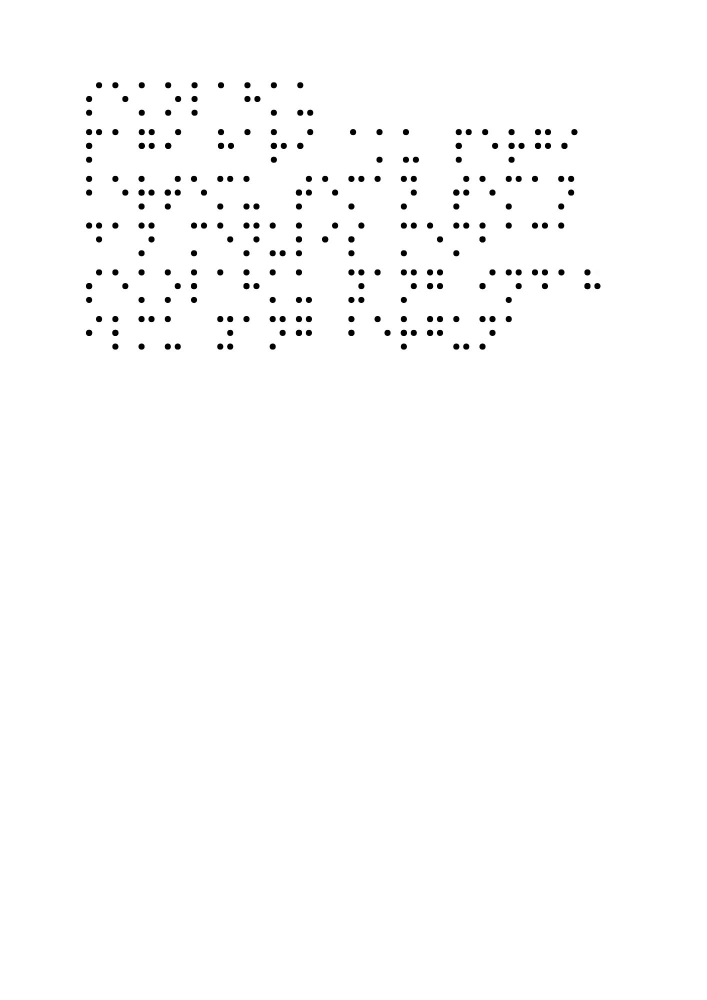
#> input picture uploads/P1.jpg, 1414 x 2000 px (shown at 1/2 size); its folder holds only this picture in this run
$ python debug_processor.py
#> lines starting #> are read from the running program, lines starting #| are printed output that depends on the picture; after the words box and inside, x2 and y2 are one past the last pixel; in counts of white or black regions, pixels touching at a corner belong together
### processor.py
import cv2
import numpy as np
import os
import matplotlib.pyplot as plt

class BrailleProcessor:
    def __init__(self, cell_size=(28, 28)):
        self.cell_size        = cell_size
        self.median_cell_dim  = 0
        self.avg_cell_width   = 0
        self._intercell_gaps  = []
        self._word_gap_thresh = None
        self.row_bounds       = []

    # ------------------------------------------------------------------ #
    #  PREPROCESSING (Anti-Fusi: Tanpa Dilasi Berlebih)
    # ------------------------------------------------------------------ #
    def preprocess(self, image_path, show_plot=False):
        img = cv2.imread(image_path)
        if img is None:
            raise ValueError(f"Could not read image at {image_path}")

        gray = cv2.cvtColor(img, cv2.COLOR_BGR2GRAY)

        # Blur dikecilkan agar titik tidak memudar ke sekitarnya
        blurred = cv2.GaussianBlur(gray, (5, 5), 0)

        # Threshold dipertajam untuk mengisolasi titik dengan presisi tinggi
        thresh = cv2.adaptiveThreshold(
            blurred, 255,
            cv2.ADAPTIVE_THRESH_GAUSSIAN_C,
            cv2.THRESH_BINARY_INV, 45, 12
        )

        # KUNCI PERBAIKAN: Hapus Dilasi (Penebalan).
        # Kita HANYA membersihkan noise debu kertas dengan Morph Opening ringan.
        kernel_open = cv2.getStructuringElement(cv2.MORPH_ELLIPSE, (3, 3))
        final_thresh = cv2.morphologyEx(thresh, cv2.MORPH_OPEN, kernel_open)

        if show_plot:
            plt.figure(figsize=(12, 6))
            plt.subplot(1, 2, 1)
            plt.title("Original")
            plt.imshow(cv2.cvtColor(img, cv2.COLOR_BGR2RGB))
            plt.subplot(1, 2, 2)
            plt.title("Final Threshold (Cek apakah titik terpisah rapi)")
            plt.imshow(final_thresh, cmap='gray')
            plt.tight_layout()
            plt.show()

        print("Image loaded   :", image_path)
        print("Original shape :", img.shape)

        return img, final_thresh

    # ------------------------------------------------------------------ #
    #  DOT DETECTION
    # ------------------------------------------------------------------ #
    def detect_dots(self, thresh):
        contours, _ = cv2.findContours(
            thresh, cv2.RETR_EXTERNAL, cv2.CHAIN_APPROX_SIMPLE
        )

        raw_candidates = []
        for cnt in contours:
            x, y, w, h = cv2.boundingRect(cnt)
            area = cv2.contourArea(cnt)

            # Filter area diubah sedikit untuk toleransi titik kecil
            if area < 10 or area > 1000:
                continue

            aspect_ratio = float(w) / h if h > 0 else 0
            # Filter bentuk diperketat agar tidak membaca garis lecek kertas
            if 0.4 < aspect_ratio < 2.5:
                raw_candidates.append({
                    'rect'  : (x, y, w, h),
                    'center': (x + w // 2, y + h // 2),
                    'area'  : area,
                })

        if not raw_candidates:
            return []

        areas = sorted([c['area'] for c in raw_candidates])
        median_area = np.median(areas)
        min_area = max(10, median_area * 0.2)

        dots = []
        for c in raw_candidates:
            if c['area'] >= min_area:
                dots.append({
                    'rect'  : c['rect'],
                    'center': c['center'],
                })

        print(f"[detect_dots] {len(dots)} dots lolos filter akhir")
        return dots

    # ------------------------------------------------------------------ #
    #  CELL GROUPING (Dengan Safety Cap pada Dimensi)
    # ------------------------------------------------------------------ #
    def group_to_cells(self, dots):
        if not dots: return []

        widths  = [d['rect'][2] for d in dots]
        heights = [d['rect'][3] for d in dots]
        raw_avg_dim = (np.median(widths) + np.median(heights)) / 2

        # KUNCI PERBAIKAN: Safety Cap.
        # Jika ada blob nyasar yg besar, avg_dim dikunci maksimal 22 piksel.
        avg_dim = min(max(raw_avg_dim, 8.0), 22.0)

        # ── STEP 1: SUB-BARIS ──
        dots_by_y = sorted(dots, key=lambda d: d['center'][1])
        dot_rows = []
        for d in dots_by_y:
            added = False
            for row in dot_rows:
                row_y = np.mean([x['center'][1] for x in row])
                if abs(d['center'][1] - row_y) < avg_dim * 1.0:
                    row.append(d)
                    added = True
                    break
            if not added:
                dot_rows.append([d])

        dot_rows = sorted(dot_rows, key=lambda r: np.mean([x['center'][1] for x in r]))

        # ── STEP 2: Y-SPLIT (Pemisah Baris Absolut) ──
        if len(dot_rows) <= 1:
            text_lines = [dot_rows[0]] if dot_rows else []
        else:
            row_ys = [np.mean([d['center'][1] for d in r]) for r in dot_rows]
            y_split_thresh = avg_dim * 2.5

            text_lines = []
            current_text_line = []
            current_text_line.extend(dot_rows[0])

            for i in range(1, len(dot_rows)):
                gap = row_ys[i] - row_ys[i-1]
                if gap < y_split_thresh:
                    current_text_line.extend(dot_rows[i])
                else:
                    text_lines.append(current_text_line)
                    current_text_line = []
                    current_text_line.extend(dot_rows[i])
            text_lines.append(current_text_line)

        text_lines = [line for line in text_lines if len(line) >= 2]

        self.row_bounds = []
        for line_dots in text_lines:
            rys = [d['center'][1] for d in line_dots]
            self.row_bounds.append({
                'min': min(rys),
                'max': max(rys),
                'range': max(rys) - min(rys)
            })

        # ── STEP 3: X-SPLIT (Segmentasi Huruf Absolut) ──
        structured_cells = []
        x_split_thresh = avg_dim * 2.2

        for line_dots in text_lines:
            dots_by_x = sorted(line_dots, key=lambda d: d['center'][0])
            row_cells = []
            current_cell = [dots_by_x[0]]

            for i in range(1, len(dots_by_x)):
                gap_x = dots_by_x[i]['center'][0] - dots_by_x[i-1]['center'][0]
                if gap_x < x_split_thresh:
                    current_cell.append(dots_by_x[i])
                else:
                    row_cells.append(current_cell)
                    current_cell = [dots_by_x[i]]
            row_cells.append(current_cell)
            structured_cells.append(row_cells)

        # Hitung ukuran sel standar untuk spasi kata
        all_cell_dims = []
        for row in structured_cells:
            for cell in row:
                xs = [d['center'][0] for d in cell]
                all_cell_dims.append(max(xs) - min(xs))

        self.median_cell_dim = avg_dim * 3.0
        self.avg_cell_width = np.median([w for w in all_cell_dims if w > 0]) if all_cell_dims else avg_dim * 1.5

        # Mencegah perhitungan spasi negatif
        self.avg_cell_width = min(max(self.avg_cell_width, avg_dim), avg_dim * 2.5)

        # ── STEP 4: SPASI KATA ──
        self._word_gap_thresh = avg_dim * 4.0

        print(f"[group_to_cells] Tepat memisahkan {len(text_lines)} baris teks vertikal!")
        return structured_cells

    # ------------------------------------------------------------------ #
    #  CELL CROP FOR CNN
    # ------------------------------------------------------------------ #
    def get_cell_crop(self, img, cell_dots):
        if not cell_dots: return np.zeros((28, 28, 1), dtype='float32')

        center_x = int(np.mean([d['center'][0] for d in cell_dots]))
        center_y = int(np.mean([d['center'][1] for d in cell_dots]))
        side     = max(10, int(self.median_cell_dim * 1.6))
        nx, ny   = center_x - side // 2, center_y - side // 2

        h, w     = img.shape[:2]
        nx1, ny1 = max(0, nx),        max(0, ny)
        nx2, ny2 = min(w, nx + side), min(h, ny + side)

        crop = img[ny1:ny2, nx1:nx2]

        if crop.shape[0] < side or crop.shape[1] < side:
            pad_h = max(0, side - crop.shape[0])
            pad_w = max(0, side - crop.shape[1])
            crop  = cv2.copyMakeBorder(crop, 0, pad_h, 0, pad_w, cv2.BORDER_CONSTANT, value=[255, 255, 255])

        if len(crop.shape) == 3:
            crop = cv2.cvtColor(crop, cv2.COLOR_BGR2GRAY)

        crop = cv2.resize(crop, (28, 28)).astype('float32') / 255.0
        return np.expand_dims(crop, axis=-1)

    # ------------------------------------------------------------------ #
    #  RULE-BASED DOT PATTERN
    # ------------------------------------------------------------------ #
    # [46 lines left out: function get_dot_pattern, not called in this run]

# [13 lines that do not run on import are left out]

### debug_processor.py
import cv2
import numpy as np
import os
from processor import BrailleProcessor

def debug_save_crops(image_path, output_dir='debug_crops'):
    os.makedirs(output_dir, exist_ok=True)
    p = BrailleProcessor()

    img, thresh = p.preprocess(image_path)
#> in preprocess, img is the input picture: shape (2000, 1414, 3); min 0, max 255, mean 252.3
#> in preprocess, `thresh = cv2.adaptiveThreshold( blurred, 255, cv2.ADAPTIVE_THRESH_GAUS..`:
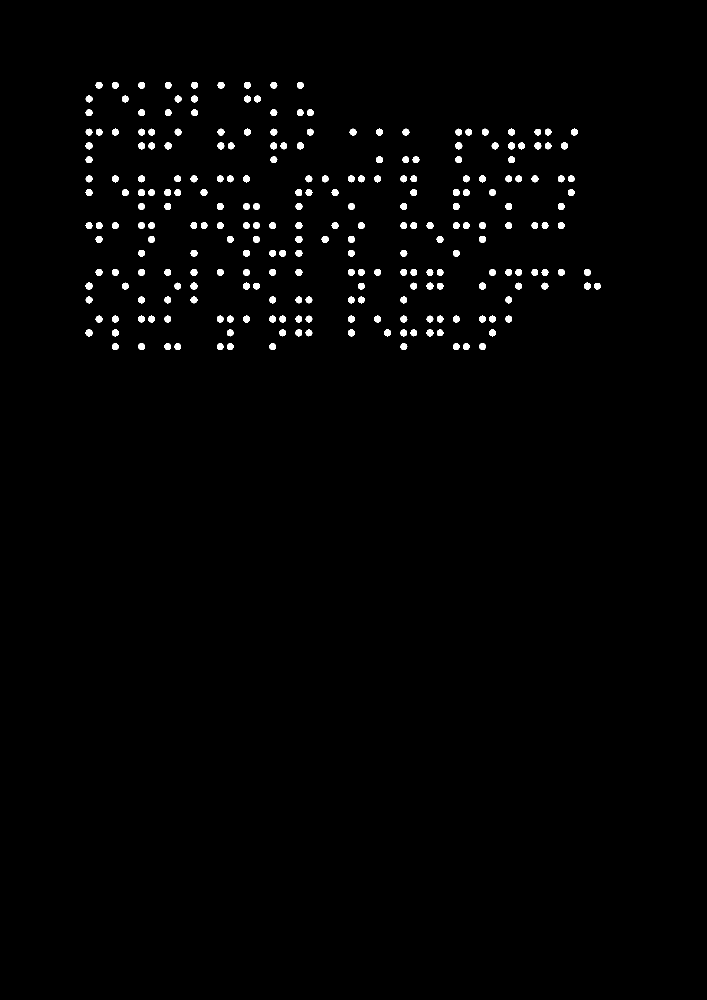
#> thresh: shape (2000, 1414) (shown at 1/2 size); 1.3% white; 249 white regions, largest, box (x1, y1, x2, y2) and area: (329, 285, 343, 299) 156, (1122, 285, 1136, 299) 156, (591, 472, 605, 486) 156
#> in preprocess, `final_thresh = cv2.morphologyEx(thresh, cv2.MORPH_OPEN, kernel_open)`: final_thresh: shape (2000, 1414); 1.3% white; 249 white regions
#| Original shape : (2000, 1414, 3)
    dots = p.detect_dots(thresh)
#> in detect_dots, `contours, _ = cv2.findContours( thresh, cv2.RETR_EXTERNAL, cv2.CHAIN_A..`: contours = 249 contours; largest, box (x1, y1, x2, y2) and area: (958, 565, 972, 579) 136, (381, 565, 395, 579) 136, (958, 472, 972, 486) 136, (591, 472, 605, 486) 136, (1122, 285, 1136, 299) 136
#> the loop in detect_dots, `for cnt in contours:` made 249 passes
#> (x, y, w, h, area, aspect_ratio) on passes 1 to 3: (454, 687, 13, 13, 122, 1), (224, 687, 14, 13, 123, 1.08), (958, 686, 14, 14, 129, 1)
#> after the loop in detect_dots, `for cnt in contours:`: raw_candidates = 249 items
#> in detect_dots, `areas = sorted([c['area'] for c in raw_candidates])`: areas = 249 values from 119.5 to 136
#> in detect_dots, `median_area = np.median(areas)`: median_area = 125
#> in detect_dots, `min_area = max(10, median_area * 0.2)`: min_area = 25
#> after the loop in detect_dots, `for c in raw_candidates:`: dots = 249 items
#| [detect_dots] 249 dots lolos filter akhir
#> dots = 249 items
    cell_groups = p.group_to_cells(dots)
#> in group_to_cells, `widths  = [d['rect'][2] for d in dots]`: widths = 249 values, max 14 at index 1, min 13 at index 0, mean 13.49
#> in group_to_cells, `heights = [d['rect'][3] for d in dots]`: heights = 249 values, max 14 at index 2, min 13 at index 0, mean 13.78
#> in group_to_cells, `raw_avg_dim = (np.median(widths) + np.median(heights)) / 2`: raw_avg_dim = 13.5
#> in group_to_cells, `dots_by_y = sorted(dots, key=lambda d: d['center'][1])`: dots_by_y = 249 items
#> the loop in group_to_cells, `for d in dots_by_y:` made 249 passes
#> d on passes 1 to 3: {'rect': (594, 164, 13, 13), 'center': (600, 170)}, {'rect': (541, 164, 14, 13), 'center': (548, 170)}, {'rect': (488, 164, 14, 13), 'center': (495, 170)}
#> after the loop in group_to_cells, `for d in dots_by_y:`: dot_rows = 18 items; row = 11 items
#> in group_to_cells, `row_ys = [np.mean([d['center'][1] for d in r]) for r in dot_rows]`: row_ys = [170, 198, 225, 264, 292, 319, 357.9, 385, 413, 451, 479, 506, 544.7, 572, 600, 638, 665.9, 693]
#> in group_to_cells, `y_split_thresh = avg_dim * 2.5`: y_split_thresh = 33.75
#> the loop in group_to_cells, `for i in range(1, len(dot_rows)):` made 17 passes
#> gap on passes 1 to 12: 28, 27, 39, 28, 27, 38.86, 27.14, 28, 38, 28, 27, 38.65
#> the loop in group_to_cells, `for line_dots in text_lines:` made 6 passes
#> the loop in group_to_cells, `for row in structured_cells:` made 6 passes
#| [group_to_cells] Tepat memisahkan 6 baris teks vertikal!

    count = 0
    for row_idx, row in enumerate(cell_groups):
        for cell_idx, cell_dots in enumerate(row):
            crop = p.get_cell_crop(img, cell_dots)
            # Remove channel dim and save
            crop_img = (crop.squeeze() * 255).astype('uint8')
            filename = f"row{row_idx}_cell{cell_idx}.png"
            cv2.imwrite(os.path.join(output_dir, filename), crop_img)
            count += 1
#> this loop made 6 passes
#> pass 1, in get_cell_crop, `crop = img[ny1:ny2, nx1:nx2]`:
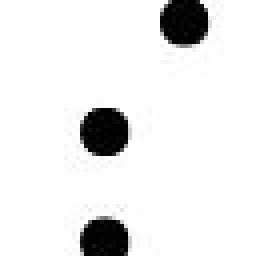
#> crop: shape (64, 64, 3) (shown 4 times larger); min 0, max 255, mean 233.9
#> pass 1, in get_cell_crop, `crop = cv2.resize(crop, (28, 28)).astype('float32') / 255.0`:
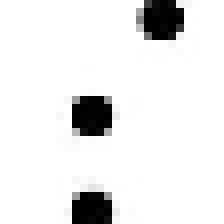
#> crop: shape (28, 28) float32 (shown 8 times larger); min 0, max 1, mean 0.917

    print(f"Saved {count} crops to {output_dir}")
#| Saved 92 crops to debug_crops

if __name__ == "__main__":
    # Use any recently uploaded image if available, else skip
    upload_dir = 'uploads'
    if os.path.exists(upload_dir):
        files = [os.path.join(upload_dir, f) for f in os.listdir(upload_dir) if f.endswith(('.jpg', '.png'))]
        if files:
            latest = max(files, key=os.path.getmtime)
            print(f"Analyzing latest upload: {latest}")
            debug_save_crops(latest)
        else:
            print("No uploads found.")
    else:
        print("Uploads directory missing.")

$ run again, on uploads/contoh.jpg
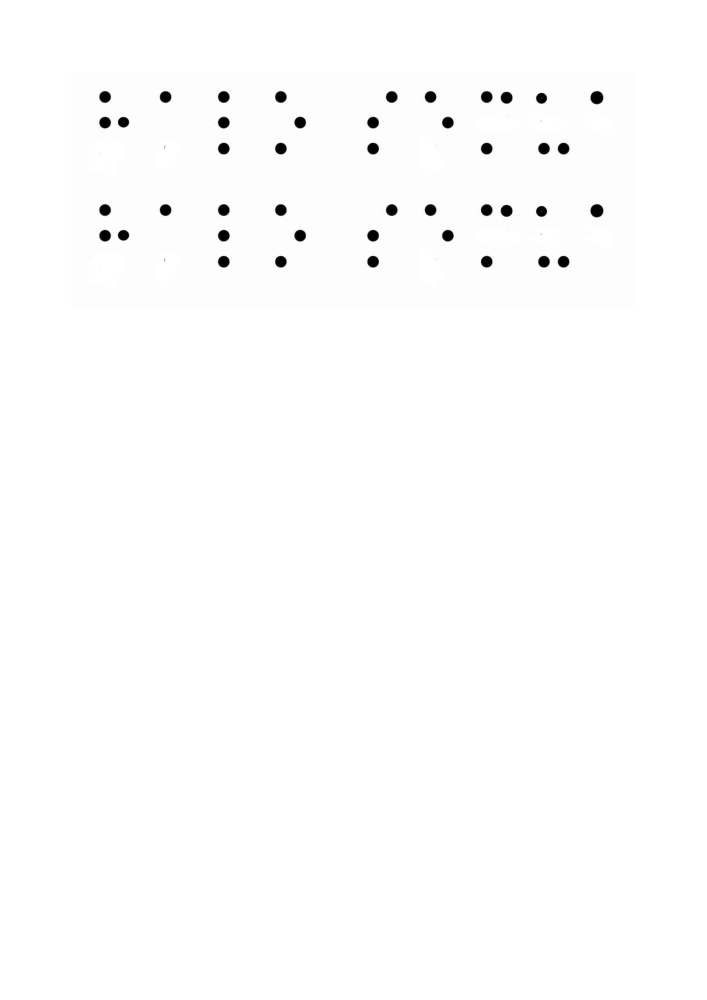
#> input picture uploads/contoh.jpg, 1414 x 2000 px (shown at 1/2 size)
#> in preprocess, img is the input picture: shape (2000, 1414, 3); min 0, max 255, mean 253
#> in preprocess, `thresh = cv2.adaptiveThreshold( blurred, 255, cv2.ADAPTIVE_THRESH_GAUS..`:
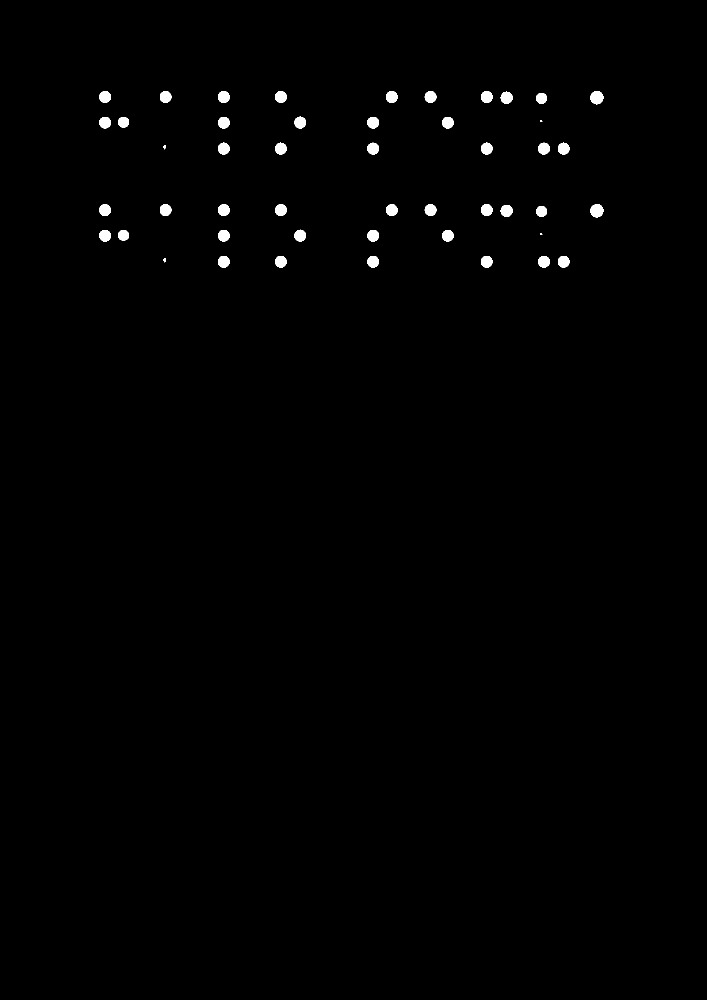
#> thresh: shape (2000, 1414) (shown at 1/2 size); 0.68% white; 48 white regions (2 under 20 px), largest, box (x1, y1, x2, y2) and area: (1181, 182, 1207, 209) 548, (1181, 408, 1207, 435) 548, (1001, 410, 1025, 434) 455
#> final_thresh: shape (2000, 1414); 0.68% white; 48 white regions (2 under 20 px)
#| Original shape : (2000, 1414, 3)
#> contours = 48 contours, 3 with area under 20; largest, box (x1, y1, x2, y2) and area: (1181, 182, 1207, 209) 510, (1181, 408, 1207, 435) 510, (1001, 410, 1025, 434) 420, (1001, 183, 1025, 207) 418, (962, 182, 985, 206) 404
#> the loop in detect_dots, `for cnt in contours:` made 48 passes
#> (x, y, w, h, area, aspect_ratio) on passes 1, 2, 3, 4, 5, 6, 7, 9: (327, 516, 5, 9, 20, 0.556), (1116, 512, 23, 23, 398, 1), (1076, 512, 24, 23, 396.5, 1.04), (962, 512, 23, 23, 402, 1), (735, 512, 23, 23, 398, 1), (550, 512, 23, 23, 398, 1), (436, 512, 23, 23, 401, 1), (884, 460, 23, 23, 395, 1)
#> after the loop in detect_dots, `for cnt in contours:`: raw_candidates = 46 items
#> areas = 46 values from 19.5 to 510.5
#> median_area = 400.5
#> min_area = 80.1
#> the loop in detect_dots, `for c in raw_candidates:` made 46 passes
#> c on pass 1: {'rect': (327, 516, 5, 9), 'center': (329, 520), 'area': 20}
#> after the loop in detect_dots, `for c in raw_candidates:`: dots = 44 items
#| [detect_dots] 44 dots lolos filter akhir
#> widths = 44 values, max 26 at index 14, min 22 at index 9, mean 23.18
#> heights = 44 values, max 27 at index 14, min 21 at index 9, mean 23.59
#> raw_avg_dim = 23.5
#> avg_dim = 22
#> dots_by_y = 44 items
#> the loop in group_to_cells, `for d in dots_by_y:` made 44 passes
#> d on passes 1 to 8: {'rect': (962, 182, 23, 24), 'center': (973, 194)}, {'rect': (849, 182, 24, 24), 'center': (861, 194)}, {'rect': (772, 182, 23, 24), 'center': (783, 194)}, {'rect': (550, 182, 23, 24), 'center': (561, 194)}, {'rect': (436, 182, 23, 24), 'center': (447, 194)}, {'rect': (320, 182, 23, 24), 'center': (331, 194)}, {'rect': (199, 182, 23, 24), 'center': (210, 194)}, {'rect': (1001, 183, 24, 24), 'center': (1013, 195)}
#> after the loop in group_to_cells, `for d in dots_by_y:`: dot_rows = 6 items
#> row_ys = [194.5, 244.8, 297, 420.6, 470.8, 523]
#> y_split_thresh = 55
#> the loop in group_to_cells, `for i in range(1, len(dot_rows)):` made 5 passes
#> gap on passes 1 to 5: 50.33, 52.17, 123.6, 50.23, 52.17
#> after the loop in group_to_cells, `for i in range(1, len(dot_rows)):`: text_lines = 1 item
#> in group_to_cells, `text_lines = [line for line in text_lines if len(line) >= 2]`: text_lines = 2 items
#> the loop in group_to_cells, `for line_dots in text_lines:` made 2 passes
#> x_split_thresh = 48.4
#> after the loop in group_to_cells, `for line_dots in text_lines:`: structured_cells = 2 items
#> the loop in group_to_cells, `for row in structured_cells:` made 2 passes
#> after the loop in group_to_cells, `for row in structured_cells:`: all_cell_dims = [37, 0, 0, 39, 37, 34, 40, 44, 0, 37, 0, 0, 39, 37, 34, 40, 44, 0]
#> self.median_cell_dim = 66
#> self.avg_cell_width = 38
#> self._word_gap_thresh = 88
#| [group_to_cells] Tepat memisahkan 2 baris teks vertikal!
#> cell_groups = 2 items
#> the loop in debug_save_crops, `for row_idx, row in enumerate(cell_groups):` made 2 passes
#> row_idx on passes 1 to 2: 0, 1
#> pass 1, in get_cell_crop, `crop = cv2.resize(crop, (28, 28)).astype('float32') / 255.0`:
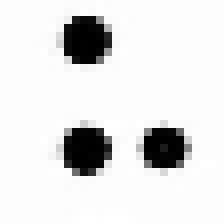
#> crop: shape (28, 28) float32 (shown 8 times larger); min 0, max 1, mean 0.886
#> after the loop in debug_save_crops, `for row_idx, row in enumerate(cell_groups):`: count = 18
#| Saved 18 crops to debug_crops
